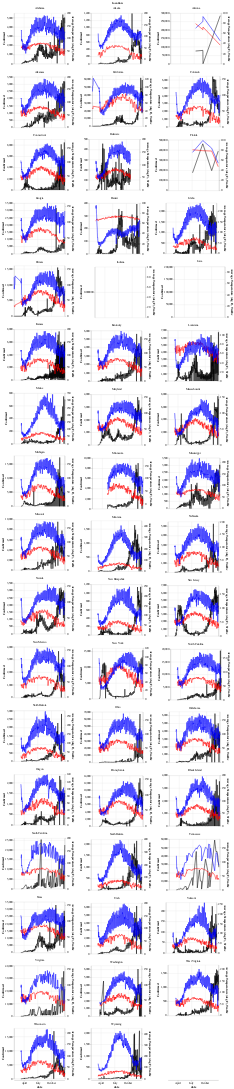

Here is the notebook cell this chart was saved with:
### Code cell
charts = []
colors=['black','red','blue']
for i,y_ in enumerate(['Confirmed','Average Temperature (deg F)','Traffic']):
    chart = alt.Chart().mark_line(color=colors[i]).encode(
        y = alt.Y(y_),
        x = 'date')
    charts.append(chart)
charts = [charts[0],alt.layer(charts[1],charts[2]).resolve_scale(y='shared')]
alt.data_transformers.disable_max_rows() 
alt.layer(*charts,data=merged_df).properties(width=200,height=200).resolve_scale(y='independent').facet('location',columns=3).resolve_scale(x='shared',y='independent')

### Figure 1 — Vega-Lite specification as saved in the notebook (floating-point values rounded to 4 significant figures; data arrays with more than 128 entries replaced by an {"elided": "..."} marker saying what was removed)
{"config": {"view": {"continuousWidth": 400, "continuousHeight": 300}}, "data": {"name": "data-035417c2d1117ad0786150d766fc94b5"}, "facet": {"type": "nominal", "field": "location"}, "spec": {"layer": [{"mark": {"type": "line", "color": "black"}, "encoding": {"x": {"type": "temporal", "field": "date"}, "y": {"type": "quantitative", "field": "Confirmed"}}}, {"layer": [{"mark": {"type": "line", "color": "red"}, "encoding": {"x": {"type": "temporal", "field": "date"}, "y": {"type": "quantitative", "field": "Average Temperature (deg F)"}}}, {"mark": {"type": "line", "color": "blue"}, "encoding": {"x": {"type": "temporal", "field": "date"}, "y": {"type": "quantitative", "field": "Traffic"}}}], "resolve": {"scale": {"y": "shared"}}}], "height": 200, "resolve": {"scale": {"y": "independent"}}, "width": 200}, "columns": 3, "resolve": {"scale": {"x": "shared", "y": "independent"}}, "$schema": "https://vega.github.io/schema/vega-lite/v4.8.1.json", "datasets": {"data-035417c2d1117ad0786150d766fc94b5": {"elided": "12761 records"}}}
